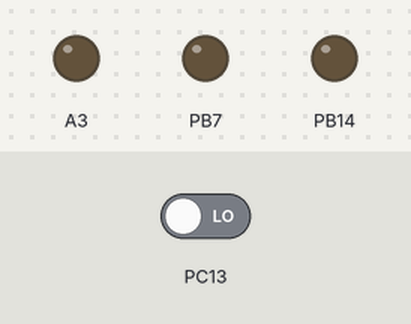
This sketch was run on a simulated STM32 Nucleo. Parts: output pins drawn as LEDs (lit = HIGH). The test bench sets the inputs (shaded band); at power-on: PC13 LOW.

Above: at 1.2 s.
1.3 s: PC13 driven HIGH
At 1.7 s:
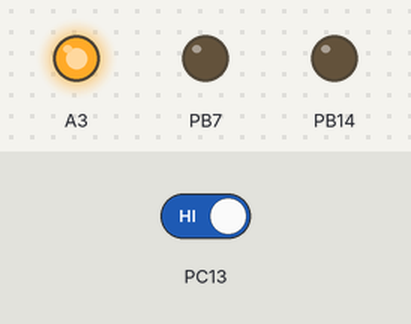
At 2.7 s:
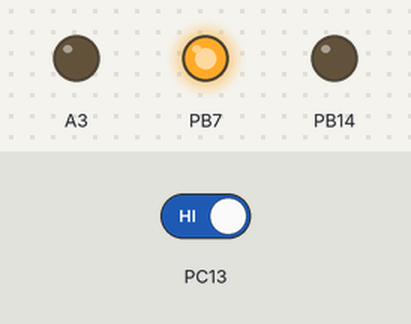
4.3 s: PC13 driven LOW
At 5.1 s:
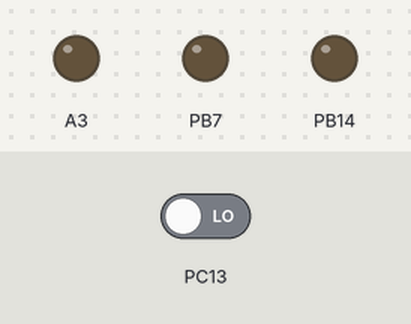
Timing chart, 0 to 7.3 s (numbered marks = the images above; inputs shaded):
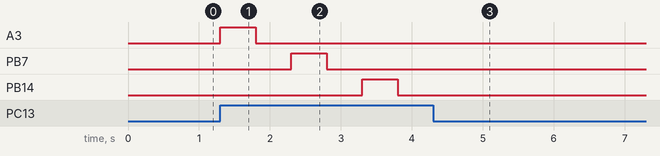

The sketch:

ton_Using_Arduino_IDE_for_Cortex-M4_STM32F303ZET6_Nucleo-144.ino
```cpp
void setup() {
  pinMode(PB0, OUTPUT);
  pinMode(PB7, OUTPUT);
  pinMode(PB14, OUTPUT);
  pinMode(PC13, INPUT);
}
void loop() {
  if(digitalRead(PC13) == HIGH){
  digitalWrite(PB0, HIGH);
  delay(500);
  digitalWrite(PB0, LOW);
  delay(500);
  digitalWrite(PB7, HIGH);
  delay(500);
  digitalWrite(PB7, LOW);
  delay(500);
  digitalWrite(PB14, HIGH);
  delay(500);
  digitalWrite(PB14, LOW);
  delay(500);
  }
}
```

Measured:
- after the input at 1.3 s, A3: LOW → HIGH at once, → LOW 0.50 s later; PB7: LOW → HIGH after 1.0 s, → LOW 0.50 s later; PB14: LOW → HIGH after 2.0 s, → LOW 0.50 s later
- after the input at 4.3 s, A3, PB7, PB14: stops changing and stays LOW
